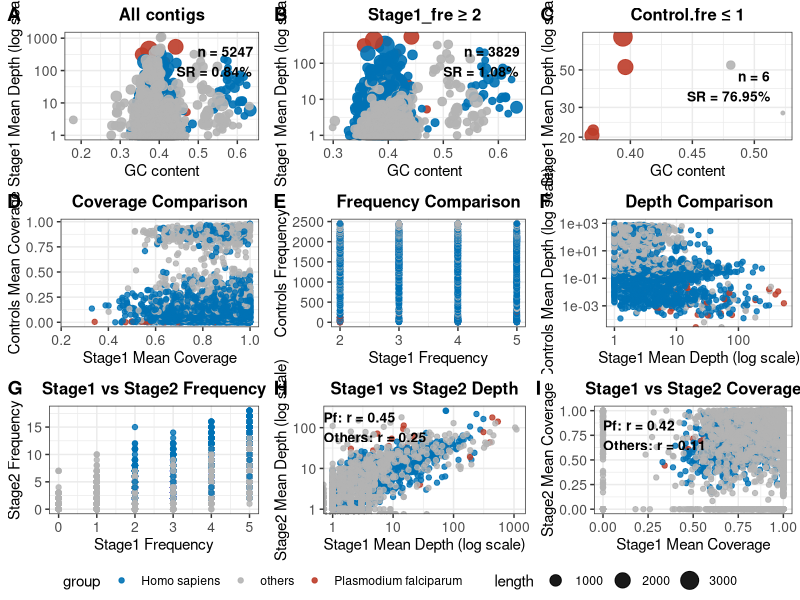
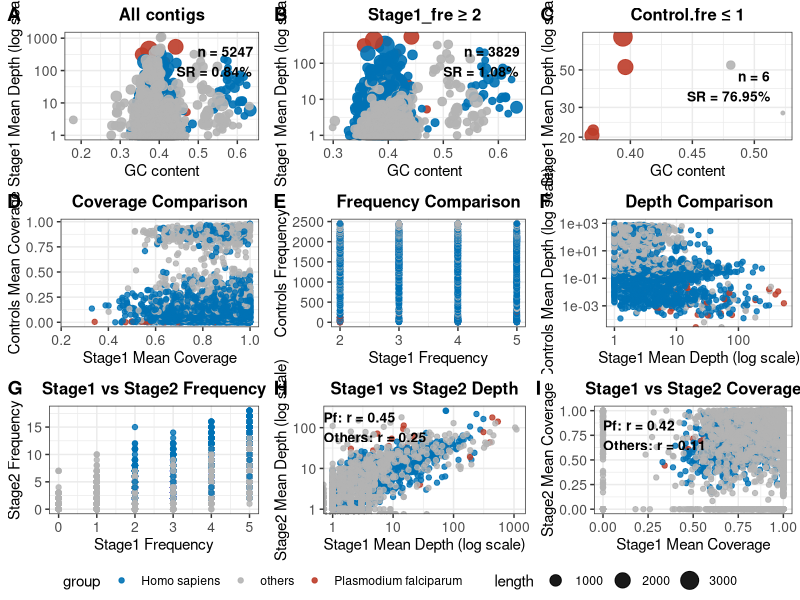

Reproduce these figures in R, in order.
library(ggsci)
library(ggpubr)
library(ggplot2)

# ====================== 1. 读取数据 ======================
data <- read.table("PRJ.80.congo.f5.table.txt",
                   header = TRUE, sep = "\t", stringsAsFactors = FALSE, fill = TRUE)

if ("contro.mean.cov" %in% colnames(data)) {
  colnames(data)[colnames(data) == "contro.mean.cov"] <- "control.mean.cov"
}

# ====================== 2. 数据预处理 ======================
data$annotation_clean <- data$annotation
data$annotation_clean[grepl("Plasmodium falciparum 3D7", data$annotation, ignore.case = TRUE)] <- "Plasmodium falciparum"

data$group <- "others"
data$group[grepl("plasmodium", data$annotation_clean, ignore.case = TRUE)] <- "Plasmodium falciparum"
data$group[data$annotation_clean == "Homo sapiens"] <- "Homo sapiens"
data$group[data$annotation_clean == "TTV-like mini virus"] <- "TTV-like mini virus"
data$group[data$annotation_clean == "Torque teno virus"] <- "Torque teno virus"

eps <- 1e-6
data$log10_depth1 <- log10(data$stage1_mean_depth + eps)
data$log10_depth2 <- log10(data$stage2_mean_depth + eps)

# ====================== 3. 颜色映射 ======================
nejm_colors <- pal_nejm("default")(8)
color_mapping <- c(
  "Plasmodium falciparum" = nejm_colors[1],
  "Homo sapiens"          = nejm_colors[2],
  "TTV-like mini virus"   = nejm_colors[3],
  "Torque teno virus"     = nejm_colors[4],
  "others"                = "grey70"
)
color_mapping <- color_mapping[names(color_mapping) %in% unique(data$group)]

# ====================== 4. 过滤步骤 ======================
data_step1 <- subset(data, stage1_fre >= 2)
data_step2 <- subset(data_step1, control.fre <= 1)

# ====================== 5. 辅助函数 ======================
calc_signal_ratio <- function(df, target = "Plasmodium falciparum") {
  total_len <- sum(df$length, na.rm = TRUE)
  target_len <- sum(df$length[df$group == target], na.rm = TRUE)
  round(target_len / total_len * 100, 2)
}

# ====================== 6. 统计信息 ======================
n_all <- nrow(data); sr_all <- calc_signal_ratio(data)
n_step1 <- nrow(data_step1); sr_step1 <- calc_signal_ratio(data_step1)
n_step2 <- nrow(data_step2); sr_step2 <- calc_signal_ratio(data_step2)

pf_data <- subset(data, group == "Plasmodium falciparum")
others_data <- subset(data, group == "others")
r_pf_depth <- if(nrow(pf_data)>1) cor(pf_data$log10_depth1, pf_data$log10_depth2, use="complete.obs") else NA
r_others_depth <- if(nrow(others_data)>1) cor(others_data$log10_depth1, others_data$log10_depth2, use="complete.obs") else NA
r_pf_cov <- if(nrow(pf_data)>1) cor(pf_data$stage1_mean_cov, pf_data$stage2_mean_cov, use="complete.obs") else NA
r_others_cov <- if(nrow(others_data)>1) cor(others_data$stage1_mean_cov, others_data$stage2_mean_cov, use="complete.obs") else NA

# ====================== 7. 基础主题 ======================
base_theme <- theme_bw() +
  theme(
    plot.title = element_text(hjust = 0.5, size = 12, face = "bold"),
    axis.title = element_text(size = 11),
    axis.text = element_text(size = 10),
    legend.position = "none"
  )

# ====================== 8. 图A、B、C ======================
# 图A（保留图例用于底部共享）
p_all <- ggscatter(data, x = "gc", y = "stage1_mean_depth",
                   color = "group", palette = color_mapping, size = "length",
                   xlab = "GC content", ylab = "Stage1 Mean Depth (log scale)",
                   title = "All contigs", alpha = 0.9) +
  scale_y_log10() +
  annotate("text", x = Inf, y = Inf, hjust = 1.1, vjust = 1.5,
           label = paste0("n = ", n_all, "\nSR = ", sr_all, "%"),
           size = 3.5, fontface = "bold") +
  base_theme +
  theme(legend.position = "right")

# 图B
p_step1 <- ggscatter(data_step1, x = "gc", y = "stage1_mean_depth",
                     color = "group", palette = color_mapping, size = "length",
                     xlab = "GC content", ylab = "Stage1 Mean Depth (log scale)",
                     title = "Stage1_fre ≥ 2", alpha = 0.9) +
  scale_y_log10() +
  annotate("text", x = Inf, y = Inf, hjust = 1.1, vjust = 1.5,
           label = paste0("n = ", n_step1, "\nSR = ", sr_step1, "%"),
           size = 3.5, fontface = "bold") +
  base_theme

# 图C：注释放在右侧中间位置，避免挤压
x_pos_c <- max(data_step2$gc, na.rm = TRUE) * 0.98
y_pos_c <- median(data_step2$stage1_mean_depth, na.rm = TRUE)
p_step2 <- ggscatter(data_step2, x = "gc", y = "stage1_mean_depth",
                     color = "group", palette = color_mapping, size = "length",
                     xlab = "GC content", ylab = "Stage1 Mean Depth (log scale)",
                     title = "Control.fre ≤ 1", alpha = 0.9) +
  scale_y_log10() +
  annotate("text", x = x_pos_c, y = y_pos_c, hjust = 1, vjust = 0.5,
           label = paste0("n = ", n_step2, "\nSR = ", sr_step2, "%"),
           size = 3.5, fontface = "bold") +
  base_theme

# ====================== 9. 图D、E、F ======================
current_colors <- color_mapping[names(color_mapping) %in% unique(data_step1$group)]

p_comp_cov <- ggplot(data_step1, aes(x = stage1_mean_cov, y = control.mean.cov, color = group)) +
  geom_point(size = 1.5, alpha = 0.8) + scale_color_manual(values = current_colors) +
  labs(x = "Stage1 Mean Coverage", y = "Controls Mean Coverage") +
  ggtitle("Coverage Comparison") + base_theme

p_comp_freq <- ggplot(data_step1, aes(x = stage1_fre, y = control.fre, color = group)) +
  geom_point(size = 1.5, alpha = 0.8) + scale_color_manual(values = current_colors) +
  labs(x = "Stage1 Frequency", y = "Controls Frequency") +
  ggtitle("Frequency Comparison") + base_theme

p_comp_depth <- ggplot(data_step1, aes(x = stage1_mean_depth, y = control.mean.depth, color = group)) +
  geom_point(size = 1.5, alpha = 0.8) + scale_x_log10() + scale_y_log10() +
  scale_color_manual(values = current_colors) +
  labs(x = "Stage1 Mean Depth (log scale)", y = "Controls Mean Depth (log scale)") +
  ggtitle("Depth Comparison") + base_theme

# ====================== 10. 图G、H、I ======================
all_colors <- color_mapping[names(color_mapping) %in% unique(data$group)]

p_freq_stage <- ggplot(data, aes(x = stage1_fre, y = stage2_fre, color = group)) +
  geom_point(size = 1.5, alpha = 0.8) + scale_color_manual(values = all_colors) +
  labs(x = "Stage1 Frequency", y = "Stage2 Frequency") +
  ggtitle("Stage1 vs Stage2 Frequency") + base_theme

# 深度比较 + 相关系数
x_pos_depth <- min(data$stage1_mean_depth, na.rm = TRUE) * 1.2
y_pos_depth <- max(data$stage2_mean_depth, na.rm = TRUE) * 0.9
p_depth_stage <- ggplot(data, aes(x = stage1_mean_depth, y = stage2_mean_depth, color = group)) +
  geom_point(size = 1.5, alpha = 0.8) + scale_x_log10() + scale_y_log10() +
  scale_color_manual(values = all_colors) +
  labs(x = "Stage1 Mean Depth (log scale)", y = "Stage2 Mean Depth (log scale)") +
  ggtitle("Stage1 vs Stage2 Depth") + base_theme +
  annotate("text", x = x_pos_depth, y = y_pos_depth,
           label = sprintf("Pf: r = %.2f\nOthers: r = %.2f", r_pf_depth, r_others_depth),
           color = "black", size = 3.5, fontface = "bold", hjust = 0, vjust = 1)

# 覆盖度比较 + 相关系数
x_pos_cov <- min(data$stage1_mean_cov, na.rm = TRUE) * 1.2
y_pos_cov <- max(data$stage2_mean_cov, na.rm = TRUE) * 0.9
p_cov_stage <- ggplot(data, aes(x = stage1_mean_cov, y = stage2_mean_cov, color = group)) +
  geom_point(size = 1.5, alpha = 0.8) + scale_color_manual(values = all_colors) +
  labs(x = "Stage1 Mean Coverage", y = "Stage2 Mean Coverage") +
  ggtitle("Stage1 vs Stage2 Coverage") + base_theme +
  annotate("text", x = x_pos_cov, y = y_pos_cov,
           label = sprintf("Pf: r = %.2f\nOthers: r = %.2f", r_pf_cov, r_others_cov),
           color = "black", size = 3.5, fontface = "bold", hjust = 0, vjust = 1)

# ====================== 11. 组合图形 ======================
combined_plot <- ggarrange(
  p_all, p_step1, p_step2,
  p_comp_cov, p_comp_freq, p_comp_depth,
  p_freq_stage, p_depth_stage, p_cov_stage,
  nrow = 3, ncol = 3,
  labels = c("A", "B", "C", "D", "E", "F", "G", "H", "I"),
  font.label = list(size = 14, face = "bold"),
  common.legend = TRUE,
  legend = "bottom"
)

# ====================== 12. 保存 ======================
ggsave("S_F12.png", plot = combined_plot, width = 18, height = 15, dpi = 300, bg = "white")
ggsave("S_F12.pdf", plot = combined_plot, width = 18, height = 15, dpi = 300, bg = "white")
